Frame 1 (no input): blank canvas, image omitted
Frame 60 (the mouse pressed at the canvas centre just before this capture): blank canvas, image omitted
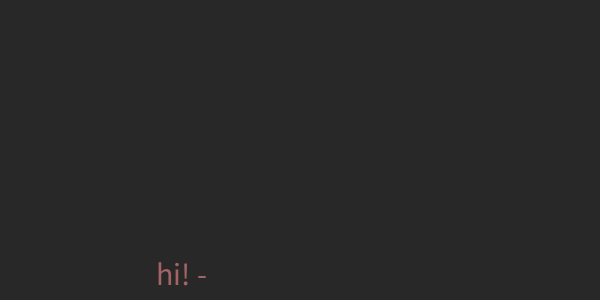
Frame 120 (the mouse held since frame 60 and released just before this capture)

The Processing sketch whose frames 1 and 60 were blank and that drew this single picture after the mouse press (run headless with seeded random() and noise(); from frame 60 on, the mouse is pressed at the canvas centre):

// Processing sketch: d_methods_0
// ── d_methods_0.pde
// initialise variable
float x;

void setup(){
  size(600,300);
  x = 0.0;
  background(40);
}

void draw(){
  //background(40);
  increase_x(); // calling function increase_x()
  if (x > 100.0){
    textSize(32);
    fill(random(255), 100.0, 100.0);
    text("hi! - ", random(width), random(height)); 
    println("bang - " + x);
    x = 0.0;
  }
}

void increase_x(){
  x += 1.3; // same as: x = x + 1.3;
}

//void mousePressed(){
//  background(40);
//}
